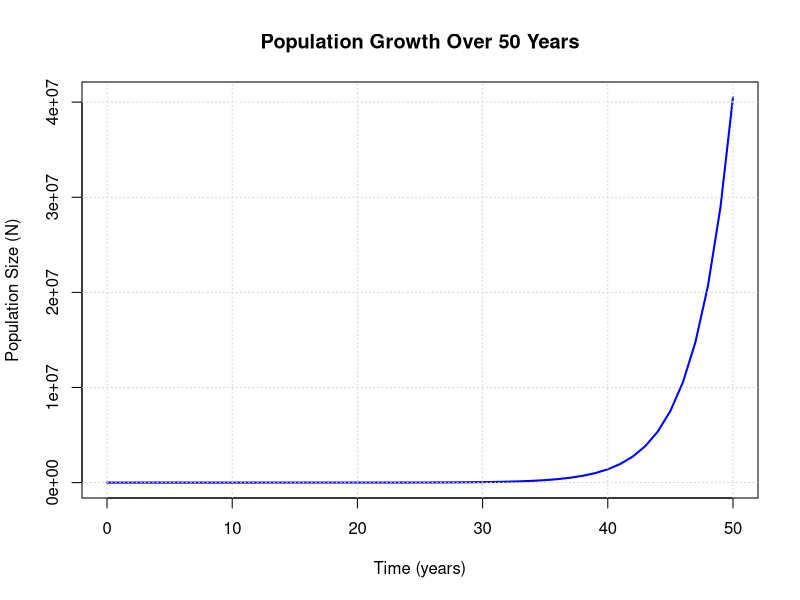
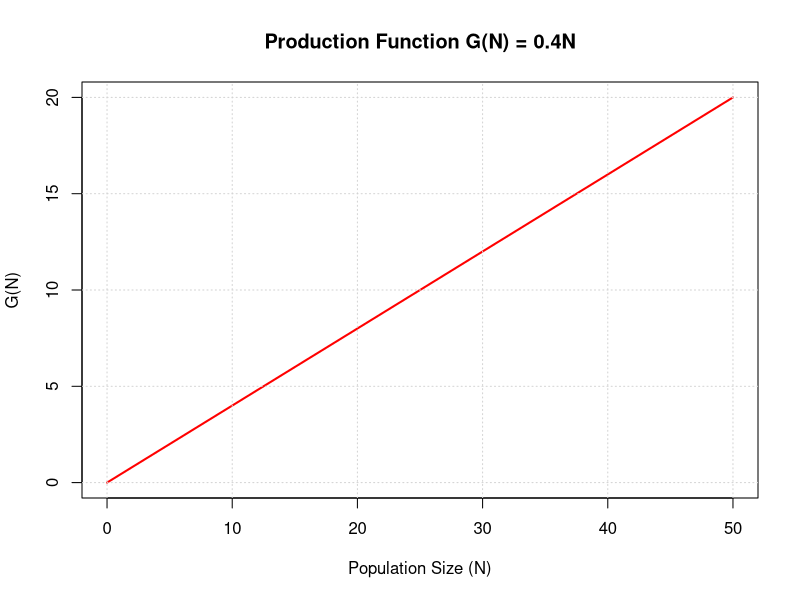
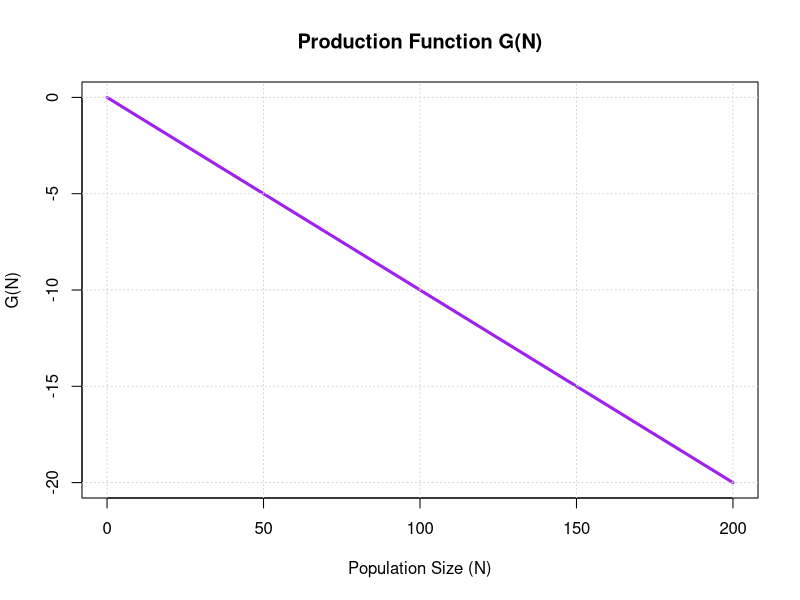
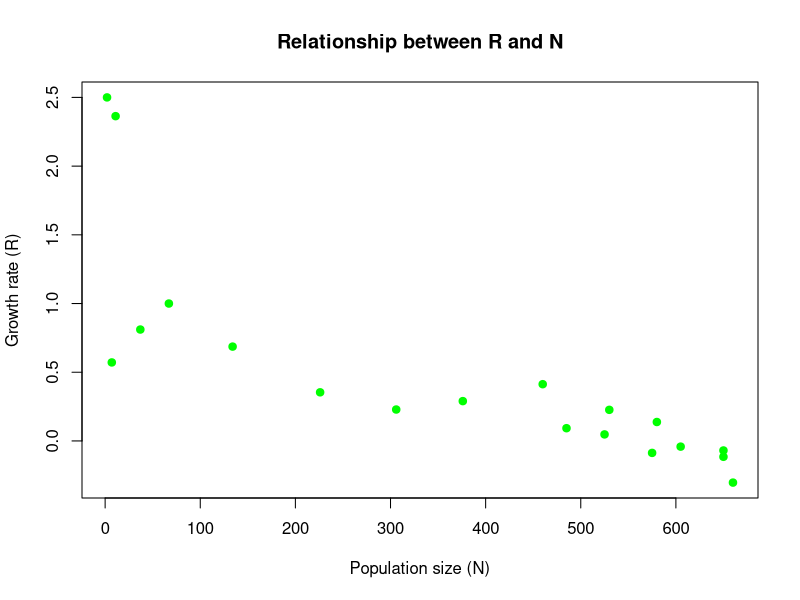

Write the R code that produced these figures, in order.
# fishry 
#2bi
R <- 0.4
t <- 0:50
N <- numeric(length(t))
N[1] <- 2

for(i in 2:length(t)){
  N[i] <- N[i-1] + R*N[i-1]
}

plot(t, N, type="l", lwd=2, col="blue",
     xlab="Time (years)",
     ylab="Population Size (N)",
     main="Population Growth Over 50 Years")
grid()

#2bii
N <- seq(0,50,1)
G <- 0.4*N

plot(N, G, type="l", lwd=2, col="red",
     xlab="Population Size (N)",
     ylab="G(N)",
     main="Production Function G(N) = 0.4N")
grid()

#2cii

N <- seq(0,200,1)
G <- -0.1*N

plot(N, G,
     type = "l",
     col = "purple",        # line color
     lwd = 3,            # bold/thick line
     xlab = "Population Size (N)",
     ylab = "G(N)",
     main = "Production Function G(N)")
grid()

#3a

library(readxl)

data <- read_excel("Paramecium_aurelia.xlsx")

N <- data$Paramecium

lambda <- N[-1] / N[-length(N)]

R <- lambda - 1

results <- data.frame(
  N = N[-length(N)],
  lambda = lambda,
  R = R
)

print(results)

#3b
plot(results$N, results$R,
     xlab = "Population size (N)",
     ylab = "Growth rate (R)",
     main = "Relationship between R and N",
     pch = 19,
     col = "green")
model <- lm(R ~ N, data = results)
summary(model)
